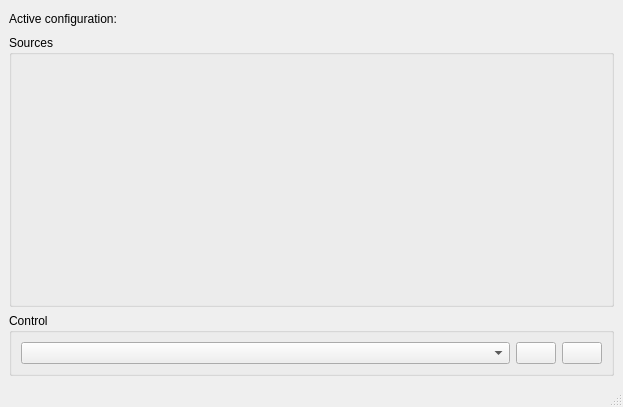
<?xml version="1.0" encoding="UTF-8"?>
<ui version="4.0">
 <class>MainWindow</class>
 <widget class="QMainWindow" name="MainWindow">
  <property name="geometry">
   <rect>
    <x>0</x>
    <y>0</y>
    <width>623</width>
    <height>407</height>
   </rect>
  </property>
  <property name="windowTitle">
   <string>TVVM server</string>
  </property>
  <widget class="QWidget" name="centralwidget">
   <layout class="QVBoxLayout" name="verticalLayout">
    <item>
     <layout class="QHBoxLayout" name="horizontalLayout">
      <item>
       <widget class="QLabel" name="label">
        <property name="sizePolicy">
         <sizepolicy hsizetype="Preferred" vsizetype="Fixed">
          <horstretch>0</horstretch>
          <verstretch>0</verstretch>
         </sizepolicy>
        </property>
        <property name="text">
         <string>Active configuration:</string>
        </property>
       </widget>
      </item>
      <item>
       <widget class="QLabel" name="activeConfigurationField">
        <property name="sizePolicy">
         <sizepolicy hsizetype="Preferred" vsizetype="Fixed">
          <horstretch>0</horstretch>
          <verstretch>0</verstretch>
         </sizepolicy>
        </property>
        <property name="text">
         <string/>
        </property>
       </widget>
      </item>
      <item>
       <spacer name="horizontalSpacer">
        <property name="orientation">
         <enum>Qt::Horizontal</enum>
        </property>
        <property name="sizeHint" stdset="0">
         <size>
          <width>40</width>
          <height>20</height>
         </size>
        </property>
       </spacer>
      </item>
     </layout>
    </item>
    <item>
     <widget class="QGroupBox" name="sourcesBox">
      <property name="sizePolicy">
       <sizepolicy hsizetype="Preferred" vsizetype="Preferred">
        <horstretch>0</horstretch>
        <verstretch>1</verstretch>
       </sizepolicy>
      </property>
      <property name="minimumSize">
       <size>
        <width>50</width>
        <height>50</height>
       </size>
      </property>
      <property name="title">
       <string>Sources</string>
      </property>
     </widget>
    </item>
    <item>
     <widget class="QGroupBox" name="groupBox">
      <property name="title">
       <string>Control</string>
      </property>
      <layout class="QGridLayout" name="gridLayout">
       <item row="0" column="0">
        <widget class="QComboBox" name="audioStreamsComboBox">
         <property name="sizePolicy">
          <sizepolicy hsizetype="Preferred" vsizetype="Fixed">
           <horstretch>1</horstretch>
           <verstretch>0</verstretch>
          </sizepolicy>
         </property>
        </widget>
       </item>
       <item row="0" column="1">
        <widget class="QPushButton" name="routeAudioStreamButton">
         <property name="maximumSize">
          <size>
           <width>3200</width>
           <height>3200</height>
          </size>
         </property>
         <property name="text">
          <string/>
         </property>
         <property name="icon">
          <iconset resource="../images.qrc">
           <normaloff>:/icons/arrow_right</normaloff>:/icons/arrow_right</iconset>
         </property>
         <property name="iconSize">
          <size>
           <width>20</width>
           <height>20</height>
          </size>
         </property>
        </widget>
       </item>
       <item row="0" column="2">
        <widget class="QPushButton" name="toggleVolumeButton">
         <property name="maximumSize">
          <size>
           <width>3200</width>
           <height>3200</height>
          </size>
         </property>
         <property name="text">
          <string/>
         </property>
         <property name="icon">
          <iconset resource="../images.qrc">
           <normaloff>:/audio/unmute</normaloff>:/audio/unmute</iconset>
         </property>
         <property name="iconSize">
          <size>
           <width>20</width>
           <height>20</height>
          </size>
         </property>
         <property name="checkable">
          <bool>true</bool>
         </property>
        </widget>
       </item>
      </layout>
     </widget>
    </item>
   </layout>
  </widget>
  <widget class="QMenuBar" name="menubar">
   <property name="geometry">
    <rect>
     <x>0</x>
     <y>0</y>
     <width>623</width>
     <height>22</height>
    </rect>
   </property>
  </widget>
  <widget class="QStatusBar" name="statusbar"/>
 </widget>
 <resources>
  <include location="../images.qrc"/>
 </resources>
 <connections/>
</ui>
